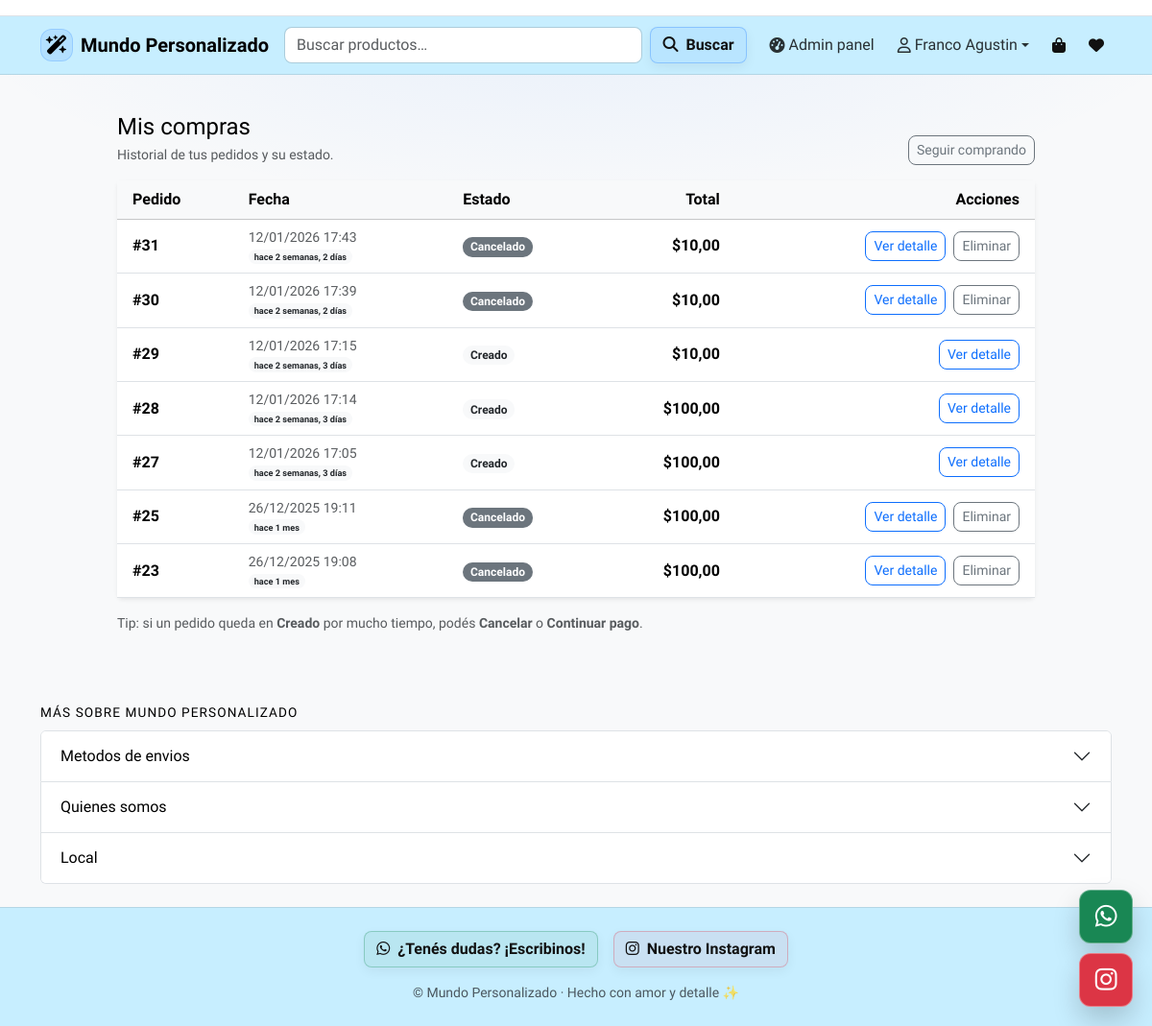
/mis-compras/ (signed in), run on the app's committed database.
### owner/models.py (models this page shows, shortened)
class SiteConfig(models.Model):
    primary_color   = models.CharField(max_length=20, default="#0d6efd")
    secondary_color = models.CharField(max_length=20, default="#6c757d")
    success_color   = models.CharField(max_length=20, default="#198754")
    danger_color    = models.CharField(max_length=20, default="#dc3545")
    background      = models.CharField(max_length=20, default="#ffffff")
    surface         = models.CharField(max_length=20, default="#ffffff")
    text_color      = models.CharField(max_length=20, default="#111111")
    muted_color     = models.CharField(max_length=20, default="#6c757d")
    primary_rgb = models.CharField(
        max_length=20,
        default="13,110,253",
        help_text="Formato: R,G,B (ej: 13,110,253)",
    )
    font_base = models.CharField(
        max_length=120,
        default="system-ui, -apple-system, Segoe UI, Roboto, Arial"
    )
    font_headings = models.CharField(
        max_length=120,
        default="system-ui, -apple-system, Segoe UI, Roboto, Arial"
    )
    google_fonts_url = models.URLField(blank=True, default="")
    texts = models.JSONField(default=dict, blank=True)
    updated_at = models.DateTimeField(auto_now=True)
    @classmethod
    def get_solo(cls):
        obj, _ = cls.objects.get_or_create(pk=1)
        return obj

class SiteInfoBlock(models.Model):
    site = models.ForeignKey(
        "SiteConfig",
        on_delete=models.CASCADE,
        related_name="info_blocks",
    )
    clave = models.CharField(
        "Clave interna",
        max_length=80,
        blank=True,
        help_text="Solo para uso interno. Si lo dejás vacío se genera desde el título."
    )
    titulo = models.CharField("Título", max_length=120)
    contenido = models.TextField("Contenido", blank=True)
    orden = models.PositiveIntegerField("Orden", default=1)
    activo = models.BooleanField("Activo", default=True)
    class Meta:
        ordering = ("orden", "id")

### integraciones/models.py (models this page shows, shortened)
class Pedido(models.Model):
    class Estado(models.TextChoices):
        CREADO = "CREADO", "Creado"
        PENDIENTE = "PENDIENTE", "Pendiente"
        APROBADO = "APROBADO", "Aprobado"
        RECHAZADO = "RECHAZADO", "Rechazado"
        CANCELADO = "CANCELADO", "Cancelado"
        SIN_FINALIZAR = "SIN_FINALIZAR", "Sin finalizar"
    usuario = models.ForeignKey(
        settings.AUTH_USER_MODEL,
        on_delete=models.SET_NULL,
        null=True,
        blank=True,
        related_name="pedidos",
    )
    creado_en = models.DateTimeField(auto_now_add=True)
    estado = models.CharField(
        max_length=20,
        choices=Estado.choices,
        default=Estado.CREADO,
    )
    total = models.DecimalField(max_digits=12, decimal_places=2, default=0)
    moneda = models.CharField(max_length=10, default="ARS")
    cupon_codigo = models.CharField(max_length=50, blank=True, default="")
    descuento_total = models.DecimalField(max_digits=12, decimal_places=2, default=0)
    stock_descontado = models.BooleanField(default=False)

### cliente/views.py (the view)
# urls.py: path("mis-compras/", views.mis_compras, name="mis_compras"),
@login_required
@require_GET
def mis_compras(request):
    qs = (
        Pedido.objects
        .filter(usuario=request.user)
        .order_by("-creado_en")
        .prefetch_related("items")
    )
    _expire_pedidos_queryset(qs)
    return render(request, "cliente/mis_compras.html", {"pedidos": qs})

### cliente/templates/cliente/mis_compras.html (shortened to what this page needs)
{% extends "base.html" %}
{% block content %}
<div class="container py-4" style="max-width: 980px;">
  <div class="d-flex flex-wrap justify-content-between align-items-end gap-2 mb-3">
    <div>
      <h1 class="h4 mb-1">Mis compras</h1>
      <div class="text-muted small">Historial de tus pedidos y su estado.</div>
    </div>
    <a href="{% url 'catalogo' %}" class="btn btn-outline-secondary btn-sm">
      Seguir comprando
    </a>
  </div>
  {% if not pedidos %}
    <div class="card shadow-sm border-0">
      <div class="card-body p-4">
        <div class="d-flex align-items-center gap-3">
          <div class="fs-3">🧾</div>
          <div>
            <div class="fw-semibold">Todavía no tenés compras registradas.</div>
            <div class="text-muted small">Cuando hagas una compra, va a aparecer acá con su estado.</div>
          </div>
        </div>
      </div>
    </div>
  {% else %}
    <div class="card shadow-sm border-0">
      <div class="card-body p-0">
        <div class="table-responsive">
          <table class="table align-middle mb-0">
            <thead class="table-light">
              <tr>
                <th class="ps-3">Pedido</th>
                <th>Fecha</th>
                <th>Estado</th>
                <th class="text-end">Total</th>
                <th class="text-end pe-3">Acciones</th>
              </tr>
            </thead>
            <tbody>
              {% for p in pedidos %}
              <tr>
                <td class="ps-3 fw-semibold">
                  #{{ p.id }}
                </td>
                <td class="text-muted small">
                  {{ p.creado_en|date:"d/m/Y H:i" }}
                  <div class="text-muted small">
                    <span class="badge text-bg-light text-dark">hace {{ p.creado_en|timesince }}</span>
                  </div>
                </td>
                <td>
                  {% if p.estado == "APROBADO" %}
                    <span class="badge text-bg-success">Aprobado</span>
                  {% elif p.estado == "PENDIENTE" %}
                    <span class="badge text-bg-warning">Pendiente</span>
                  {% elif p.estado == "RECHAZADO" %}
                    <span class="badge text-bg-danger">Rechazado</span>
                  {% elif p.estado == "CANCELADO" %}
                    <span class="badge text-bg-secondary">Cancelado</span>
                  {% else %}
                    <span class="badge text-bg-light text-dark">Creado</span>
                  {% endif %}
                </td>
                <td class="text-end fw-semibold">
                  ${{ p.total }}
                </td>
                <td class="text-end pe-3">
                  <div class="d-inline-flex flex-wrap gap-2 justify-content-end">
                    <a class="btn btn-outline-primary btn-sm" href="{% url 'mis_compras_detalle' p.id %}">
                      Ver detalle
                    </a>
                    {% if p.estado == "CANCELADO" or p.estado == "RECHAZADO" %}
                      <form method="post" action="{% url 'pedido_eliminar' p.id %}" class="d-inline">
                        <button class="btn btn-outline-secondary btn-sm"
                                type="submit"
                                onclick="return confirm('¿Eliminar el pedido #{{ p.id }} de tu historial?');">
                          Eliminar
                        </button>
                      </form>
                    {% endif %}
                  </div>
                </td>
              </tr>
              {% endfor %}
            </tbody>
          </table>
        </div>
      </div>
    </div>
    <div class="text-muted small mt-3">
      Tip: si un pedido queda en <span class="fw-semibold">Creado</span> por mucho tiempo, podés <span class="fw-semibold">Cancelar</span> o <span class="fw-semibold">Continuar pago</span>.
    </div>
  {% endif %}
</div>
{% endblock %}

### templates/base.html (shortened to what this page needs)
<!DOCTYPE html>
<html lang="es">
<head>
  <link href="https://cdn.jsdelivr.net/npm/bootstrap@5.3.3/dist/css/bootstrap.min.css" rel="stylesheet">
  <link rel="stylesheet" href="https://cdnjs.cloudflare.com/ajax/libs/font-awesome/6.4.2/css/all.min.css">
</head>
<body class="bg-light">
  <section class="border-bottom" style="background:#ffffff;">
    <div class="container py-2">
    </div>
  </section>
  <nav class="navbar navbar-expand-lg mp-navbar mb-3">
    <div class="container">
      <a class="navbar-brand fw-semibold d-flex align-items-center gap-2" href="{% url 'catalogo' %}">
        <span class="d-inline-flex align-items-center justify-content-center"
          style="width:34px;height:34px;border-radius:12px;background:rgba(13,110,253,.10);border:1px solid rgba(13,110,253,.18);">
          <i class="fa-solid fa-wand-magic-sparkles"></i>
        </span>
        {{ site_cfg.texts.brand_name|default:"Mundo Personalizado" }}
      </a>
      <div id="mainNav" class="collapse navbar-collapse">
        <form id="navSearchForm" class="d-flex ms-auto my-2 my-lg-0 gap-2 flex-grow-1" role="search" method="get"
          action="{% url 'catalogo' %}">
          <div class="position-relative flex-grow-1">
            <input class="form-control" name="q" id="navSearchInput" type="search"
              placeholder="{{ site_cfg.texts.search_placeholder|default:'Buscar productos…' }}" autocomplete="off"
              value="{{ request.GET.q|default:'' }}">
          </div>
          <button class="btn btn-mp primary flex-shrink-0" type="submit">
            <i class="fa-solid fa-magnifying-glass me-1"></i> Buscar
          </button>
        </form>
        <ul class="navbar-nav ms-3 align-items-lg-center gap-2">
          {% if request.user.is_authenticated and request.user.is_staff %}
          <li class="nav-item">
            <a class="nav-link d-flex align-items-center" href="{% url 'home' %}">
              <i class="fa-solid fa-gauge-high me-1"></i>
              <span>Admin panel</span>
            </a>
          </li>
          {% endif %}
          {% if request.user.is_authenticated %}
          <li class="nav-item dropdown">
            <a class="nav-link dropdown-toggle d-flex align-items-center" href="#" role="button"
              data-bs-toggle="dropdown" aria-expanded="false">
              <i class="fa-regular fa-user me-1"></i>
              <span>{{ request.user.first_name|default:"Mi cuenta" }}</span>
            </a>
          </li>
          {% endif %}
          <li class="nav-item dropdown">
            <a class="nav-link position-relative nav-icon d-flex align-items-center" href="#" role="button"
              data-bs-toggle="dropdown" aria-expanded="false" aria-label="Carrito">
              <i class="fa-solid fa-bag-shopping"></i>
            </a>
          </li>
          <li class="nav-item dropdown">
            <a class="nav-link position-relative nav-icon d-flex align-items-center" href="#" role="button"
              data-bs-toggle="dropdown" aria-expanded="false" aria-label="Favoritos">
              <i class="fa-solid fa-heart"></i>
            </a>
          </li>
        </ul>
      </div>
    </div>
  </nav>
  <main class="container mb-5">
    {% block content %}{% endblock %}
  </main>
  {% if siteinfo_blocks %}
  <section class="mt-2 mb-4">
    <div class="container">
      <p class="siteinfo-section-title mb-2 text-center text-md-start">
        {{ site_cfg.texts.siteinfo_section_title|default:"Más sobre Mundo Personalizado" }}
      </p>
      <div class="accordion" id="siteInfoAccordion">
        {% for b in siteinfo_blocks %}
        <div class="accordion-item">
          <h2 class="accordion-header" id="siteinfo-heading-{{ b.id }}">
            <button class="accordion-button collapsed" type="button" data-bs-toggle="collapse"
              data-bs-target="#siteinfo-collapse-{{ b.id }}" aria-expanded="false"
              aria-controls="siteinfo-collapse-{{ b.id }}">
              {{ b.titulo }}
            </button>
          </h2>
        </div>
        {% endfor %}
      </div>
    </div>
  </section>
  {% endif %}
  <footer class="mp-footer py-4 mt-auto">
    <div class="container">
      <div class="d-flex flex-column flex-md-row gap-3 justify-content-center">
        <a href="{{ site_cfg.texts.whatsapp_url|default:'https://wa.me/message/NSO7K5POCXLKE1' }}" target="_blank"
          class="btn btn-mp success">
          <i class="fab fa-whatsapp me-1"></i>
          {{ site_cfg.texts.whatsapp_cta|default:"¿Tenés dudas? ¡Escribinos!" }}
        </a>
        <a href="{{ site_cfg.texts.instagram_url|default:'https://www.instagram.com/_mundo_personalizado/?next=%2F' }}"
          target="_blank" class="btn btn-mp danger">
          <i class="fab fa-instagram me-1"></i>
          {{ site_cfg.texts.instagram_cta|default:"Nuestro Instagram" }}
        </a>
      </div>
      <p class="text-center text-muted small mt-3 mb-0">
        © {{ now|date:"Y" }} {{ site_cfg.texts.brand_name|default:"Mundo Personalizado" }} ·
        {{ site_cfg.texts.footer_tagline|default:"Hecho con amor y detalle ✨" }}
      </p>
    </div>
  </footer>
  <div class="floating-btn">
    <a href="{{ site_cfg.texts.whatsapp_url|default:'https://wa.me/message/NSO7K5POCXLKE1' }}" target="_blank"
      class="btn btn-success">
      <i class="fab fa-whatsapp"></i>
    </a>
    <a href="{{ site_cfg.texts.instagram_url|default:'https://www.instagram.com/_mundo_personalizado/?next=%2F' }}"
      target="_blank" class="btn btn-danger">
      <i class="fab fa-instagram"></i>
    </a>
  </div>
</body>
</html>

### data on the page
SiteConfig: texts.brand_name "Mundo Personalizado", q "Buscar productos…", texts.siteinfo_section_title "MÁS SOBRE MUNDO PERSONALIZADO", texts.whatsapp_cta "¿Tenés dudas? ¡Escribinos!", texts.instagram_cta "Nuestro Instagram", texts.footer_tagline "Hecho con amor y detalle ✨"
Pedido: id "31", creado_en "12/01/2026 17:43", creado_en "2 semanas, 2 días", estado "Cancelado", total "10,00"
Pedido: id "30", creado_en "12/01/2026 17:39", creado_en "2 semanas, 2 días", estado "Cancelado", total "10,00"
Pedido: id "29", creado_en "12/01/2026 17:15", creado_en "2 semanas, 3 días", estado "Creado", total "10,00"
Pedido: id "28", creado_en "12/01/2026 17:14", creado_en "2 semanas, 3 días", estado "Creado", total "100,00"
Pedido: id "27", creado_en "12/01/2026 17:05", creado_en "2 semanas, 3 días", estado "Creado", total "100,00"
Pedido: id "25", creado_en "26/12/2025 19:11", creado_en "1 mes", estado "Cancelado", total "100,00"
Pedido: id "23", creado_en "26/12/2025 19:08", creado_en "1 mes", estado "Cancelado", total "100,00"
SiteInfoBlock: titulo "Metodos de envios"
SiteInfoBlock: titulo "Quienes somos"
SiteInfoBlock: titulo "Local"

### other printed values
{{ request.user.first_name|default:"Mi cuenta" }} "Franco Agustin"
